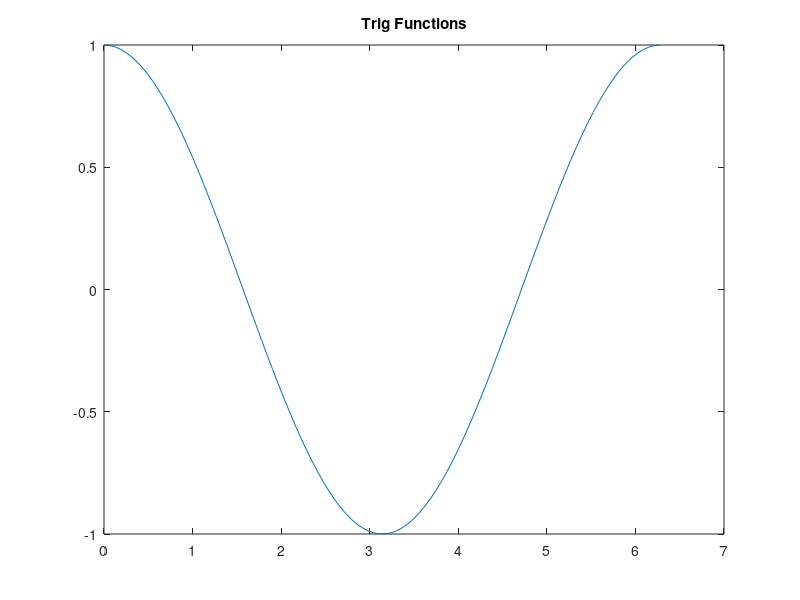

This figure's MATLAB source:
% Multiple Curves — Plot sin & cos together
x = linspace(0, 2*pi, 100);
plot(x, sin(x))
plot(x, cos(x))
title('Trig Functions')
